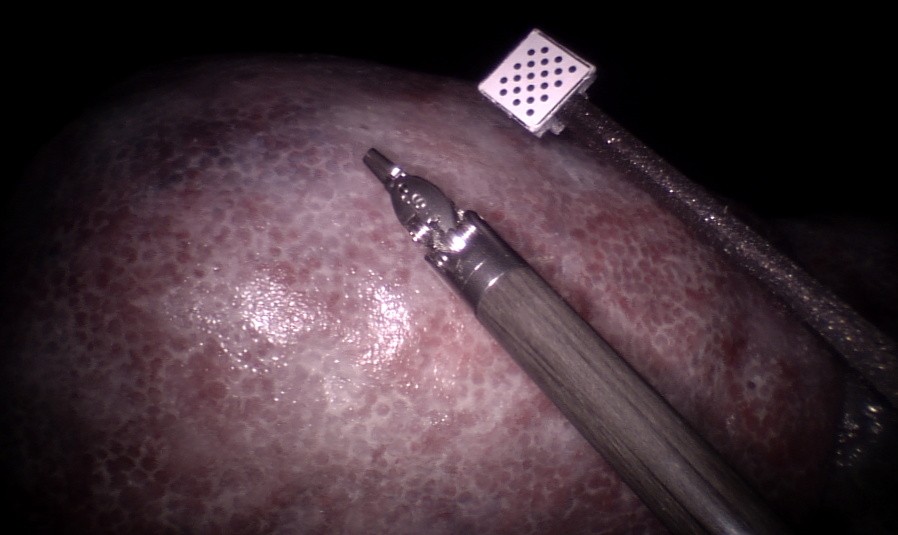
#> input picture Data_Generation_Preparation/libelas/build/img/rectified_left_image.png, 898 x 535 px, found by its file name
$ python checkRectification.py   (older library calls are emulated)
#> lines starting #> are read from the running program, lines starting #| are printed output that depends on the picture; after the words box and inside, x2 and y2 are one past the last pixel; in counts of white or black regions, pixels touching at a corner belong together
# [113 lines of commented-out code are left out]


import cv2
import numpy as np
import matplotlib.pyplot as plt

def load_images(left_image_path, right_image_path):
    left_img = cv2.imread(left_image_path, cv2.IMREAD_GRAYSCALE)
    right_img = cv2.imread(right_image_path, cv2.IMREAD_GRAYSCALE)
    if left_img is None or right_img is None:
        raise FileNotFoundError("One or both of the images couldn't be loaded. Check the file paths.")
    return left_img, right_img

def detect_and_match_features(left_img, right_img):
    # Use ORB detector to find keypoints and descriptors
    orb = cv2.ORB_create()
    kp1, des1 = orb.detectAndCompute(left_img, None)
    kp2, des2 = orb.detectAndCompute(right_img, None)

    # Use BFMatcher to find matches between descriptors
    bf = cv2.BFMatcher(cv2.NORM_HAMMING, crossCheck=True)
    matches = bf.match(des1, des2)

    # Sort matches based on distance
    matches = sorted(matches, key=lambda x: x.distance)
    return kp1, kp2, matches

def draw_epipolar_lines(left_img, right_img, kp1, kp2, matches, num_matches_to_draw=50):
    # Draw the matches on the images
    matched_img = cv2.drawMatches(left_img, kp1, right_img, kp2, matches[:num_matches_to_draw], None, flags=cv2.DrawMatchesFlags_NOT_DRAW_SINGLE_POINTS)

    # Draw epipolar lines (horizontal lines on the images)
    h1, w1 = left_img.shape
    h2, w2 = right_img.shape
    for i in range(num_matches_to_draw):
        pt1 = np.int32(kp1[matches[i].queryIdx].pt)
        pt2 = np.int32(kp2[matches[i].trainIdx].pt)

        # Epipolar lines for left image
        cv2.line(matched_img, (0, pt1[1]), (w1, pt1[1]), (0, 255, 0), 1)

        # Epipolar lines for right image
        cv2.line(matched_img, (w1, pt2[1]), (w1 + w2, pt2[1]), (0, 255, 0), 1)

    return matched_img

def main():

    idx = 899
    # idx = 210

    # left_image_path = "/home/utsav/IProject/data/captured/lnd1/rect_left/{}.png".format(idx)
    # right_image_path = "/home/utsav/IProject/data/captured/lnd1/rect_right/{}.png".format(idx)


    left_image_path = '/home/utsav/IProject/data/captured/rectified_left_image.png'  # Update with actual path
    right_image_path = '/home/utsav/IProject/data/captured/rectified_right_image.png'  # Update with actual path
    # left_image_path = '/home/utsav/IProject/data/3d_adjust/rectified_left.png'  # Update with actual path
    # right_image_path = '/home/utsav/IProject/data/3d_adjust/rectified_right.png'  # Update with actual path

    left_img, right_img = load_images(left_image_path, right_image_path)
#> in load_images, `left_img = cv2.imread(left_image_path, cv2.IMREAD_GRAYSCALE)`:
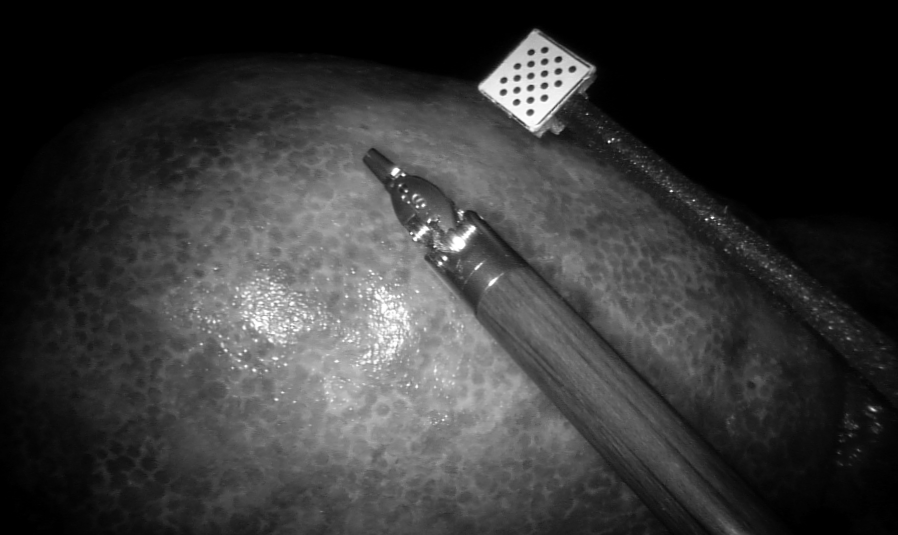
#> left_img: shape (535, 898); min 0, max 255, mean 55.4
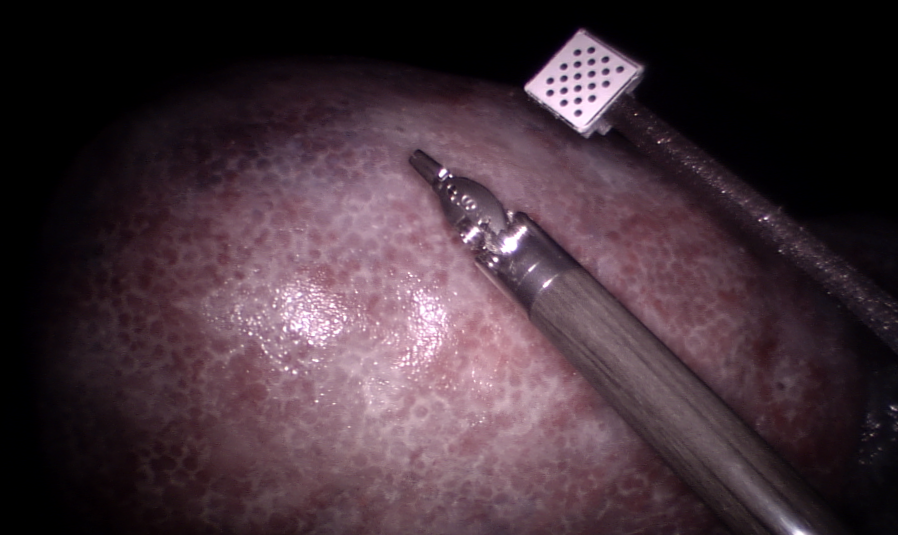
#> input picture Data_Generation_Preparation/libelas/build/img/rectified_right_image.png, 898 x 535 px, found by its file name
#> in load_images, `right_img = cv2.imread(right_image_path, cv2.IMREAD_GRAYSCALE)`:
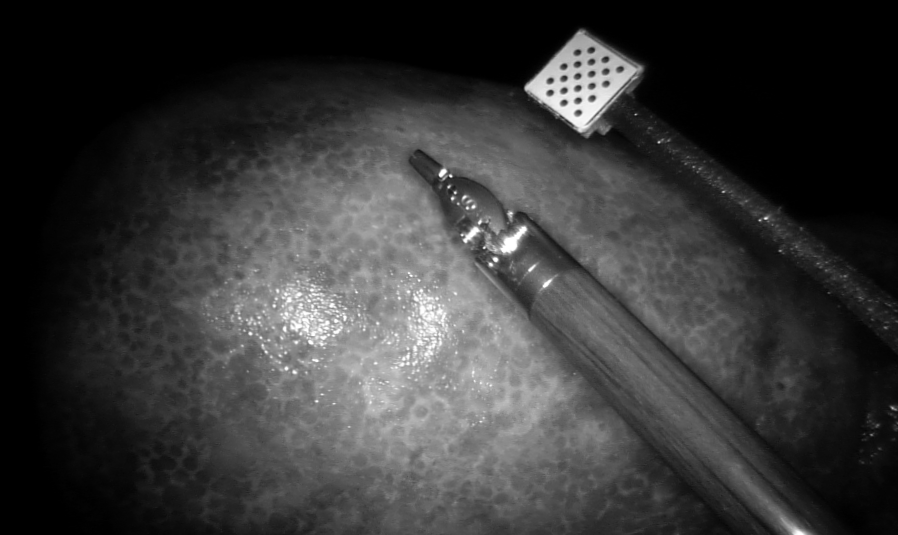
#> right_img: shape (535, 898); min 0, max 255, mean 55.5
    kp1, kp2, matches = detect_and_match_features(left_img, right_img)
#> in detect_and_match_features, `kp1, des1 = orb.detectAndCompute(left_img, None)`: kp1 = 500 keypoints; strongest (x, y, size): (445, 259, 31), (517, 101, 44.6), (504, 91, 37.2), (609, 141, 31)
#> in detect_and_match_features, `kp2, des2 = orb.detectAndCompute(right_img, None)`: kp2 = 500 keypoints; strongest (x, y, size): (496, 260, 31), (496, 259, 37.2), (548, 92, 37.2), (450, 176, 31)
#> in detect_and_match_features, `matches = bf.match(des1, des2)`: matches = 285 matches
#> matches = 285 matches
    matched_img = draw_epipolar_lines(left_img, right_img, kp1, kp2, matches)
#> in draw_epipolar_lines, `matched_img = cv2.drawMatches(left_img, kp1, right_img, kp2, matches[:..`:
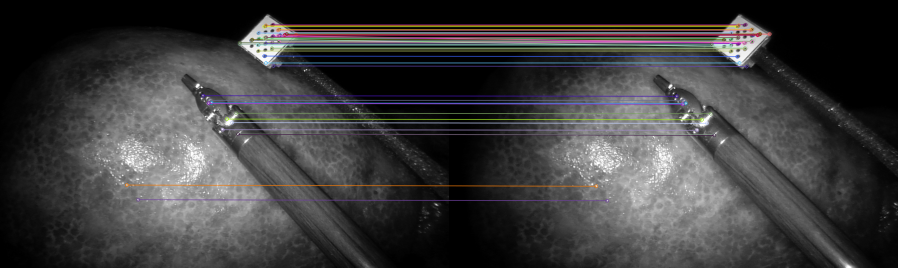
#> matched_img: shape (535, 1796, 3) (shown at 1/2 size); mean of channels 0, 1, 2 60.5, 60.2, 61; drawn as B, G, R
#> the loop in draw_epipolar_lines, `for i in range(num_matches_to_draw):` made 50 passes
#> (pt1, pt2) on passes 1 to 12: ([542, 84], [592, 84]), ([501, 80], [548, 80]), ([546, 49], [593, 49]), ([531, 86], [578, 86]), ([518, 76], [565, 76]), ([555, 60], [602, 60]), ([528, 52], [574, 52]), ([478, 87], [525, 89]), ([476, 267], [529, 269]), ([571, 67], [620, 67]), ([422, 205], [472, 206]), ([453, 237], [505, 239])
#> after the loop in draw_epipolar_lines, `for i in range(num_matches_to_draw):`:
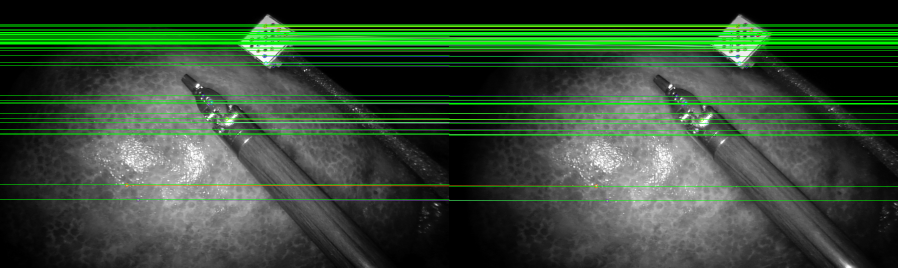
#> matched_img: shape (535, 1796, 3) (shown at 1/2 size); 7.76% of pixels changed, all inside (x1, y1, x2, y2) = (0, 49, 1796, 402); drawn as B, G, R

    # Display the images with epipolar lines
    plt.figure(figsize=(20, 10))
    plt.imshow(matched_img)
    plt.title('Epipolar Lines on Matched Features')
    plt.show()

if __name__ == "__main__":
    main()
